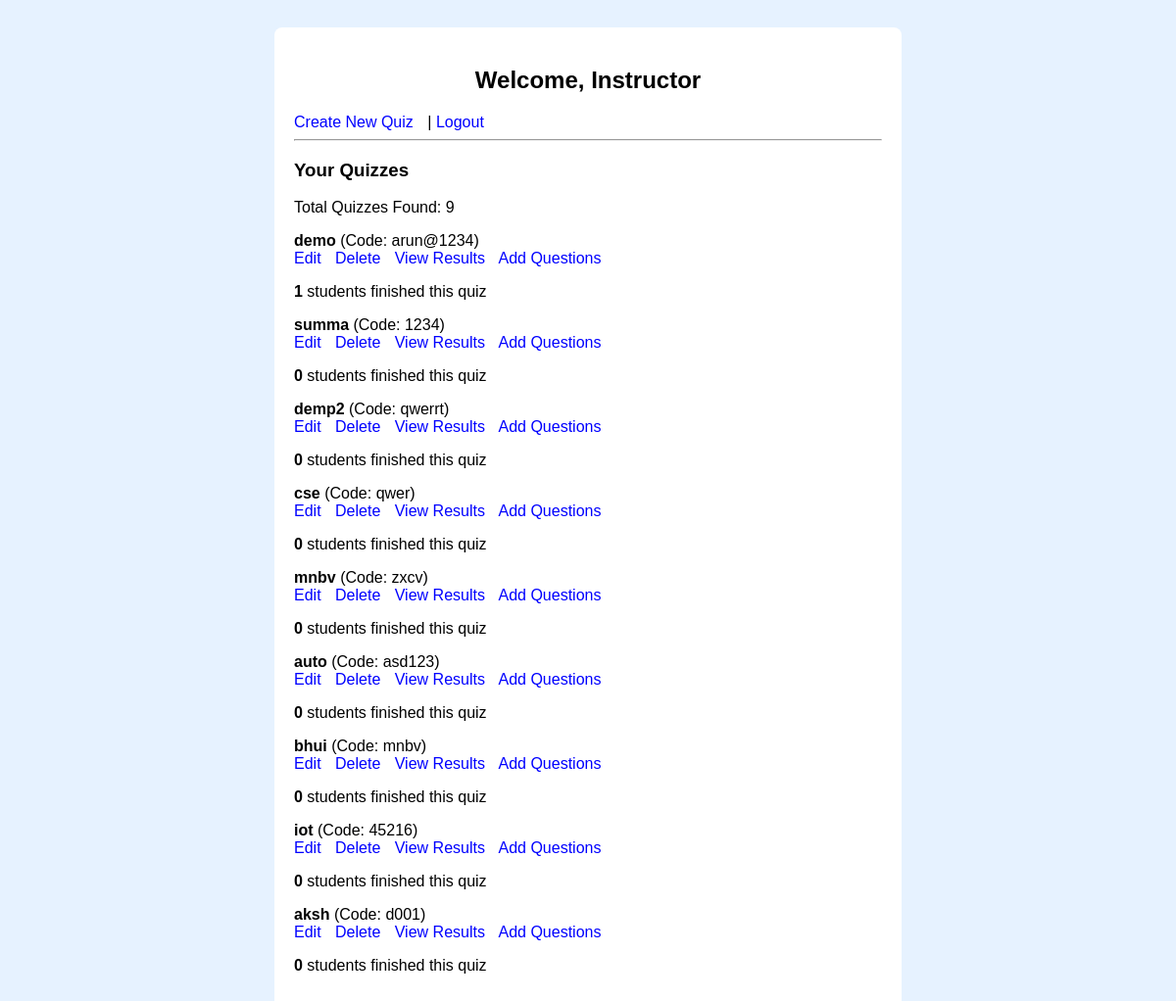
The page /instructor_dashboard (signed in) on the database its author committed.
### tables this page shows
CREATE TABLE quizzes (
            id INTEGER PRIMARY KEY AUTOINCREMENT,
            instructor_id INTEGER,
            title TEXT NOT NULL,
            code TEXT UNIQUE NOT NULL,
            FOREIGN KEY (instructor_id) REFERENCES users(id)
        );

### app.py (the view)
@app.route('/instructor_dashboard')
def instructor_dashboard():
    if 'user_id' not in session or session.get('role') != 'instructor':
        return redirect('/login')  # or some other page if not logged in
    conn = sqlite3.connect('database.db')
    conn.row_factory = sqlite3.Row
    cur = conn.cursor()
    instructor_id = session.get('user_id')  # Get the user ID from the session
    if not instructor_id:  # Handle the case if instructor_id is not found
        return redirect('/login')  # or any other page to handle the error
    cur.execute("SELECT * FROM quizzes WHERE instructor_id = ?", (instructor_id,))
    quizzes = cur.fetchall()
    quiz_counts = {}
    for quiz in quizzes:
        cur.execute("SELECT COUNT(*) FROM taken_quizzes WHERE quiz_id = ?", (quiz['id'],))
        count = cur.fetchone()[0]
        quiz_counts[quiz['id']] = count
    conn.close()
    return render_template('instructor_dashboard.html', quizzes=quizzes, quiz_counts=quiz_counts)

### templates/instructor_dashboard.html (shortened to what this page needs)
<!DOCTYPE html>
<html>
<head>
</head>
<body>
    <div class="container">
        <h2>Welcome, Instructor</h2>
        <a href="/create_quiz">Create New Quiz</a> |
        <a href="{{ url_for('logout') }}">Logout</a>
        <hr>
        <h3>Your Quizzes</h3>
        <p>Total Quizzes Found: {{ quizzes|length }}</p>
        {% for quiz in quizzes %}
            <div class="quiz">
                <strong>{{ quiz.title }}</strong> (Code: {{ quiz.code }}) <br>
                <a href="/edit_quiz/{{ quiz.id }}">Edit</a>
                <a href="/delete_quiz/{{ quiz.id }}">Delete</a>
                <a href="/view_results/{{ quiz.id }}">View Results</a>
                <a href="/add_question/{{ quiz.id }}">Add Questions</a>
        <p><strong>{{ quiz_counts[quiz.id] }}</strong> students finished this quiz</p>
            </div>
        {% endfor %}
    </div>
</body>
</html>

### templates/instructor_dashboard.html (style rules this page uses)
body { font-family: Arial; background: #e6f2ff; padding: 20px; }
.container { background: white; padding: 20px; border-radius: 8px; max-width: 600px; margin: auto; }
.quiz { margin-bottom: 10px; }
a { text-decoration: none; color: blue; margin-right: 10px; }
h2 { text-align: center; }

### rows shown on the page
quizzes: title "demo", code "arun@1234", id "1"
quizzes: title "summa", code "1234", quiz_counts "0"
quizzes: title "demp2", code "qwerrt", quiz_counts "0"
quizzes: title "cse", code "qwer", quiz_counts "0"
quizzes: title "mnbv", code "zxcv", quiz_counts "0"
quizzes: title "auto", code "asd123", quiz_counts "0"
quizzes: title "bhui", code "mnbv", quiz_counts "0"
quizzes: title "iot", code "45216", quiz_counts "0"
quizzes: title "aksh", code "d001", quiz_counts "0"

### other values the page prints
{{ quizzes|length }} "9"
